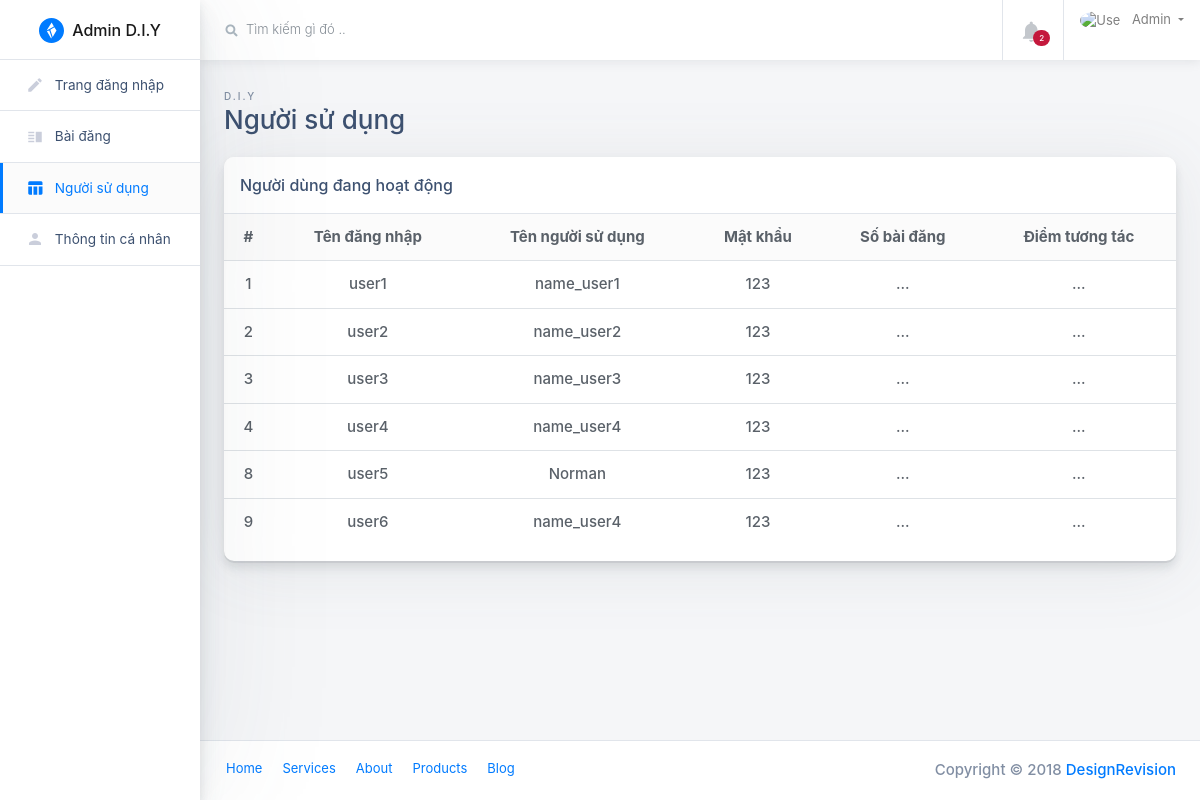
/src/Admin/tables.php, run on the app's committed database.
### tables this page shows
CREATE TABLE `account_login` (
  `id` int(8) NOT NULL,
  `username` varchar(200) NOT NULL,
  `nameAccount` varchar(200) NOT NULL,
  `password` varchar(36) NOT NULL,
  `title` varchar(200) NOT NULL
);

### src/Admin/tables.php (the view, shortened to what this page needs)
<?php
include "../../public/php/connect.php";
?>
<!doctype html>
<html class="no-js h-100" lang="en">
  <head>
    <link href="https://use.fontawesome.com/releases/v5.0.6/css/all.css" rel="stylesheet">
    <link rel="stylesheet" href="https://stackpath.bootstrapcdn.com/bootstrap/4.1.3/css/bootstrap.min.css">
    <link rel="stylesheet" id="main-stylesheet" data-version="1.1.0" href="styles/shards-dashboards.1.1.0.min.css">
    <link rel="stylesheet" href="styles/extras.1.1.0.min.css">
  </head>
  <body class="h-100">
        <div class="container-fluid">
      <div class="row">
        <aside class="main-sidebar col-12 col-md-3 col-lg-2 px-0">
          <div class="main-navbar">
            <nav class="navbar align-items-stretch navbar-light bg-white flex-md-nowrap border-bottom p-0">
              <a class="navbar-brand w-100 mr-0" href="#" style="line-height: 25px;">
                <div class="d-table m-auto">
                  <img id="main-logo" class="d-inline-block align-top mr-1" style="max-width: 25px;" src="images/shards-dashboards-logo.svg" alt="Shards Dashboard">
                  <span class="d-none d-md-inline ml-1">Admin D.I.Y</span>
                </div>
              </a>
            </nav>
          </div>
          <div class="nav-wrapper">
            <ul class="nav flex-column">
              <li class="nav-item">
                <a class="nav-link" href="index.html">
                  <i class="material-icons">edit</i>
                  <span>Trang đăng nhập</span>
                </a>
              </li>
              <li class="nav-item">
                <a class="nav-link " href="components-blog-posts.php">
                  <i class="material-icons">vertical_split</i>
                  <span>Bài đăng</span>
                </a>
				</li>
              <li class="nav-item">
                <a class="nav-link active " href="tables.php">
                  <i class="material-icons">table_chart</i>
                  <span>Người sử dụng</span>
                </a>
              </li>
              <li class="nav-item">
                <a class="nav-link " href="user-profile-lite.html">
                  <i class="material-icons">person</i>
                  <span>Thông tin cá nhân</span>
                </a>
              </li>
            </ul>
          </div>
        </aside>
        <main class="main-content col-lg-10 col-md-9 col-sm-12 p-0 offset-lg-2 offset-md-3">
          <div class="main-navbar sticky-top bg-white">
            <nav class="navbar align-items-stretch navbar-light flex-md-nowrap p-0">
              <form action="#" class="main-navbar__search w-100 d-none d-md-flex d-lg-flex">
                <div class="input-group input-group-seamless ml-3">
                  <div class="input-group-prepend">
                    <div class="input-group-text">
                      <i class="fas fa-search"></i>
                    </div>
                  </div>
                  <input class="navbar-search form-control" type="text" placeholder="Tìm kiếm gì đó .. " aria-label="Search"> </div>
              </form>
              <ul class="navbar-nav border-left flex-row ">
                <li class="nav-item border-right dropdown notifications">
                  <a class="nav-link nav-link-icon text-center" href="#" role="button" id="dropdownMenuLink" data-toggle="dropdown" aria-haspopup="true" aria-expanded="false">
                    <div class="nav-link-icon__wrapper">
                      <i class="material-icons">&#xE7F4;</i>
                      <span class="badge badge-pill badge-danger">2</span>
                    </div>
                  </a>
                </li>
                <li class="nav-item dropdown">
                  <a class="nav-link dropdown-toggle text-nowrap px-3" data-toggle="dropdown" href="#" role="button" aria-haspopup="true" aria-expanded="false">
                    <img class="user-avatar rounded-circle mr-2" src="../../public/images/picture%20home%20login/icons8-google-home-64.png" alt="User Avatar">
                    <span class="d-none d-md-inline-block">Admin</span>
                  </a>
                </li>
              </ul>
            </nav>
          </div>
          <div class="main-content-container container-fluid px-4">
            <div class="page-header row no-gutters py-4">
              <div class="col-12 col-sm-4 text-center text-sm-left mb-0">
                <span class="text-uppercase page-subtitle">D.I.Y</span>
                <h3 class="page-title">Người sử dụng</h3>
              </div>
            </div>
            <div class="row">
              <div class="col">
                <div class="card card-small mb-4">
                  <div class="card-header border-bottom">
                    <h6 class="m-0">Người dùng đang hoạt động</h6>
                  </div>
                  <div class="card-body p-0 pb-3 text-center">
                    <table class="table mb-0">
                      <thead class="bg-light">
                        <tr>
                          <th scope="col" class="border-0">#</th>
                          <th scope="col" class="border-0">Tên đăng nhập</th>
                          <th scope="col" class="border-0">Tên người sử dụng</th>
                          <th scope="col" class="border-0">Mật khẩu</th>
                          <th scope="col" class="border-0">Số bài đăng</th>
                          <th scope="col" class="border-0">Điểm tương tác</th>
                        </tr>
                      </thead>
                      <tbody>
                      <?php
                      $sql = "SELECT * FROM `account_login`";
                      $result = mysqli_query($conn,$sql);
                      while ($data = mysqli_fetch_array($result)){
                          echo '
                      <tr>
                          <td>'.$data["id"].'</td>
                          <td>'.$data["username"].'</td>
                          <td>'.$data["nameAccount"].'</td>
                          <td>'.$data["password"].'</td>
                          <td>...</td>
                          <td>...</td>
                        </tr>
                      ';
                      }
                      ?>
                      </tbody>
                    </table>
                  </div>
                </div>
              </div>
            </div>
          </div>
          <footer class="main-footer d-flex p-2 px-3 bg-white border-top">
            <ul class="nav">
              <li class="nav-item">
                <a class="nav-link" href="#">Home</a>
              </li>
              <li class="nav-item">
                <a class="nav-link" href="#">Services</a>
              </li>
              <li class="nav-item">
                <a class="nav-link" href="#">About</a>
              </li>
              <li class="nav-item">
                <a class="nav-link" href="#">Products</a>
              </li>
              <li class="nav-item">
                <a class="nav-link" href="#">Blog</a>
              </li>
            </ul>
            <span class="copyright ml-auto my-auto mr-2">Copyright © 2018
              <a href="https://designrevision.com" rel="nofollow">DesignRevision</a>
            </span>
          </footer>
        </main>
      </div>
    </div>
  </body>
</html>

### data on the page
account_login: id "1", username "user1", nameAccount "name_user1", password "123"
account_login: id "2", username "user2", nameAccount "name_user2", password "123"
account_login: id "3", username "user3", nameAccount "name_user3", password "123"
account_login: id "4", username "user4", nameAccount "name_user4", password "123"
account_login: id "8", username "user5", nameAccount "Norman", password "123"
account_login: id "9", username "user6", nameAccount "name_user4", password "123"
